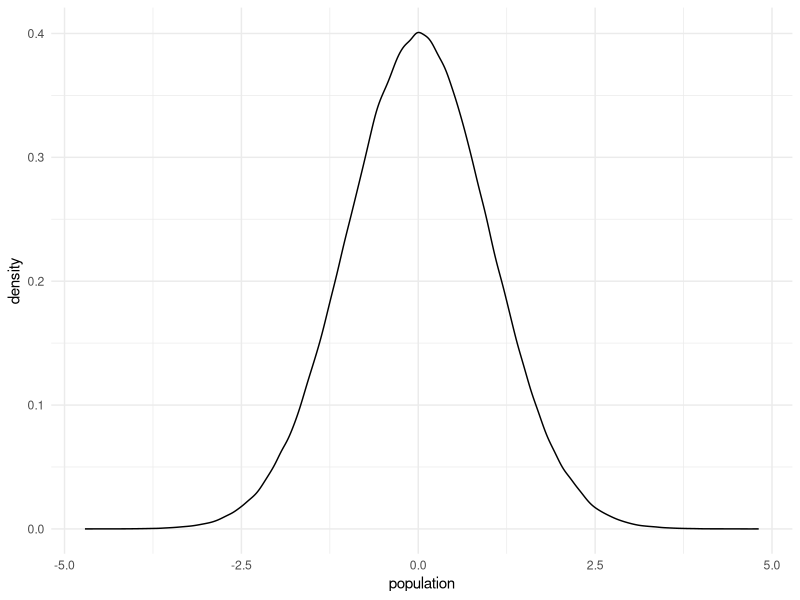
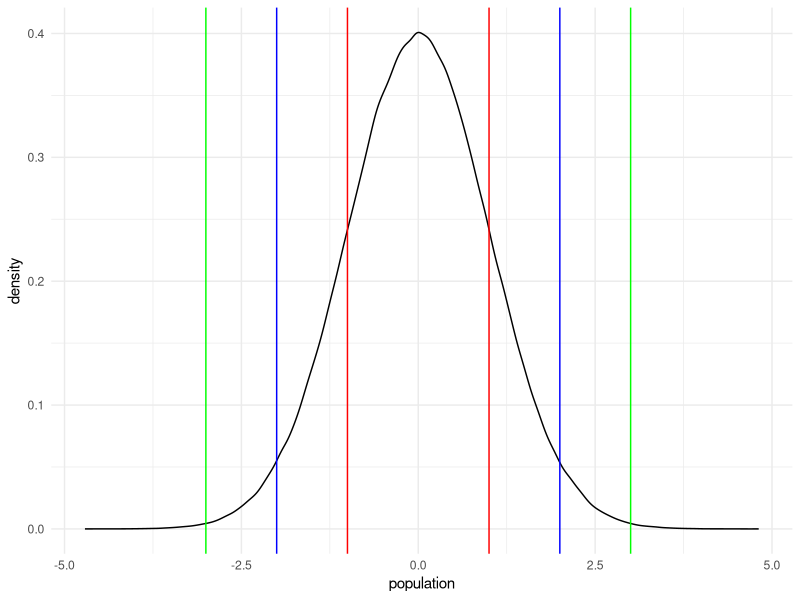

These figures' R source, in order:
## ---- chunk 1
knitr::opts_chunk$set(echo = TRUE)
## ---- chunk 2
library(ggplot2)

set.seed(1001)

population = data.frame(population = rnorm(n = 1000000, mean = 0, sd = 1))

regions = data.frame(sdPlus1 = mean(population$population) + sd(population$population), 
                     sdMinus1 = mean(population$population) - sd(population$population), 
                     sdPlus2 = mean(population$population) + (2 * sd(population$population)), 
                     sdMinus2 = mean(population$population) - (2 * sd(population$population)), 
                     sdPlus3 = mean(population$population) + (3 * sd(population$population)), 
                     sdMinus3 = mean(population$population) - (3 * sd(population$population)))

ggplot(population, aes(population)) +
  geom_density() +
  theme_minimal()

## ---- chunk 3
ggplot(population, aes(population)) +
  geom_density() +
  geom_vline(xintercept = regions$sdPlus1, color = "red") +
  geom_vline(xintercept = regions$sdMinus1, color = "red") +
  geom_vline(xintercept = regions$sdPlus2, color = "blue") +
  geom_vline(xintercept = regions$sdMinus2, color = "blue") +
  geom_vline(xintercept = regions$sdPlus3, color = "green") +
  geom_vline(xintercept = regions$sdMinus3, color = "green") +
  theme_minimal()
